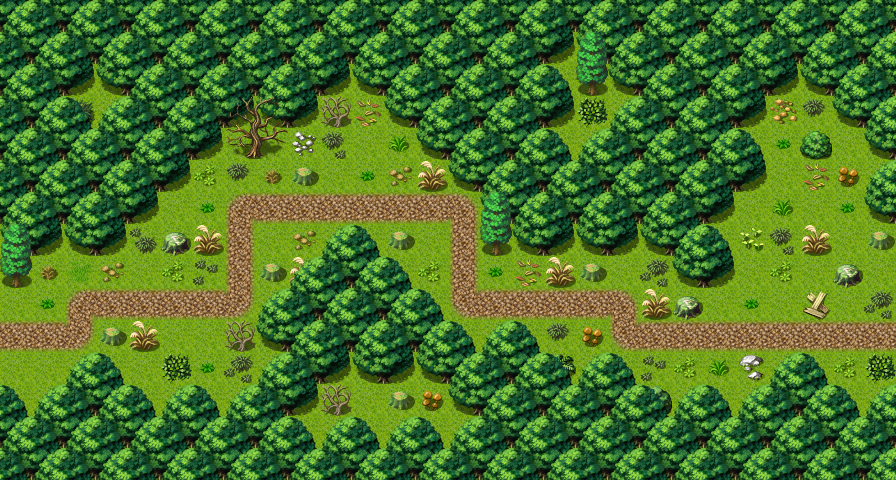

This game map was drawn from its Tiled (.tmx) file and the tilesets committed beside it. A one-line description and the trimmed map source follow:
An orthogonal 28x15 tile map with 32x32 px tiles, 3 tile layers (Ground, Objects, Above), 1 hidden layer not drawn, 14 tilesets and 8 objects (6x spawn, 2x mapchange).

<map version="1.0" orientation="orthogonal" width="28" height="15" tilewidth="32" tileheight="32">
    <properties>
        <property name="outdoors" value="1" />
    </properties>
    <tileset firstgid="1" name="map_6" tilewidth="32" tileheight="32">
        <image source="../drawable/map_6.png" width="256" height="256" />
    </tileset>
    <tileset firstgid="65" name="map_19" tilewidth="32" tileheight="32">
        <image source="../drawable/map_19.png" width="256" height="256" />
    </tileset>
    <tileset firstgid="129" name="map_16" tilewidth="32" tileheight="32">
        <image source="../drawable/map_16.png" width="256" height="256" />
    </tileset>
    <tileset firstgid="193" name="map_17" tilewidth="32" tileheight="32">
        <image source="../drawable/map_17.png" width="256" height="256" />
    </tileset>
    <tileset firstgid="257" name="map_3" tilewidth="32" tileheight="32">
        <image source="../drawable/map_3.png" width="256" height="256" />
    </tileset>
    <tileset firstgid="321" name="map_4" tilewidth="32" tileheight="32">
        <image source="../drawable/map_4.png" width="256" height="256" />
    </tileset>
    <tileset firstgid="385" name="map_9" tilewidth="32" tileheight="32">
        <image source="../drawable/map_9.png" width="256" height="256" />
    </tileset>
    <tileset firstgid="449" name="map_5" tilewidth="32" tileheight="32">
        <image source="../drawable/map_5.png" width="256" height="256" />
    </tileset>
    <tileset firstgid="513" name="map_26" tilewidth="32" tileheight="32">
        <image source="../drawable/map_26.png" width="256" height="256" />
    </tileset>
    <tileset firstgid="577" name="map_7" tilewidth="32" tileheight="32">
        <image source="../drawable/map_7.png" width="256" height="256" />
    </tileset>
    <tileset firstgid="641" name="map_1" tilewidth="32" tileheight="32">
        <image source="../drawable/map_1.png" width="256" height="256" />
    </tileset>
    <tileset firstgid="705" name="map_2" tilewidth="32" tileheight="32">
        <image source="../drawable/map_2.png" width="256" height="256" />
    </tileset>
    <tileset firstgid="769" name="map_0" tilewidth="32" tileheight="32">
        <image source="../drawable/map_0.png" width="256" height="256" />
    </tileset>
    <tileset firstgid="833" name="map_20" tilewidth="32" tileheight="32">
        <image source="../drawable/map_20.png" width="256" height="256" />
    </tileset>
    <layer name="Ground" width="28" height="15">
        <data>[420 cells, 420 non-empty, 1 distinct tile ids]</data>
    </layer>
    <layer name="Objects" width="28" height="15">
        <data>[420 cells, 366 non-empty, 42 distinct tile ids]</data>
    </layer>
    <layer name="Above" width="28" height="15">
        <data>[420 cells, 38 non-empty, 5 distinct tile ids]</data>
    </layer>
    <layer name="Walkable" width="28" height="15" visible="0">
        <data>[420 cells, 279 non-empty, 1 distinct tile ids]</data>
    </layer>
    <objectgroup name="Mapevents">
        <object name="west" type="mapchange" x="0" y="288" width="32" height="128">
            <properties>
                <property name="map" value="roadbeforecrossroads6" />
                <property name="place" value="east2" />
            </properties>
        </object>
        <object name="east" type="mapchange" x="864" y="256" width="32" height="128">
            <properties>
                <property name="map" value="waytominingtown1" />
                <property name="place" value="west" />
            </properties>
        </object>
    </objectgroup>
    <objectgroup name="Spawn">
        <object name="redft1" type="spawn" x="640" y="320" width="32" height="64">
            <properties>
                <property name="quantity" value="2" />
                <property name="spawngroup" value="redft1" />
            </properties>
        </object>
        <object name="redft1_1" type="spawn" x="704" y="96" width="192" height="128">
            <properties>
                <property name="quantity" value="2" />
                <property name="spawngroup" value="redft1" />
            </properties>
        </object>
        <object name="redft2" type="spawn" x="672" y="256" width="160" height="160">
            <properties>
                <property name="spawngroup" value="redft2" />
            </properties>
        </object>
        <object name="forestfox2" type="spawn" x="416" y="224" width="192" height="128">
            <properties>
                <property name="quantity" value="2" />
                <property name="spawngroup" value="forestfox2" />
            </properties>
        </object>
        <object name="redft1_2" type="spawn" x="192" y="128" width="192" height="128">
            <properties>
                <property name="quantity" value="2" />
                <property name="spawngroup" value="redft1" />
            </properties>
        </object>
        <object name="forestfox2_1" type="spawn" x="64" y="256" width="224" height="160">
            <properties>
                <property name="quantity" value="2" />
                <property name="spawngroup" value="forestfox2" />
            </properties>
        </object>
    </objectgroup>
    <objectgroup name="Keys" />
</map>
